Frame 1 (no input): blank canvas, image omitted
Frame 60 (the mouse pressed at the canvas centre just before this capture): blank canvas, image omitted
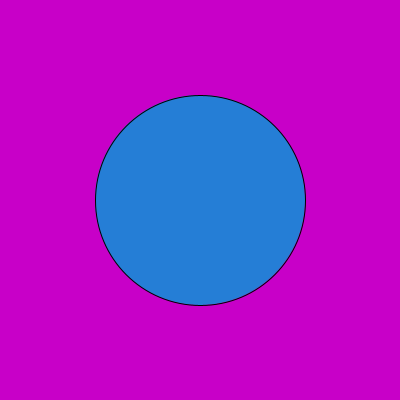
Frame 120 (the mouse held since frame 60 and released just before this capture)

The Processing sketch whose frames 1 and 60 were blank and that drew this single picture after the mouse press (run headless with seeded random() and noise(); from frame 60 on, the mouse is pressed at the canvas centre):

// Processing sketch: processing_160758
// ── processing_160758.pde

void setup() {
  size(400,400);
}

void draw(){
  background(mouseX,0,mouseY);
    map(mouseX, 0, width, 0, 255);
  fill(37,126,214);
  ellipse(width/2, height/2, mouseX+10, mouseY+10);
}
